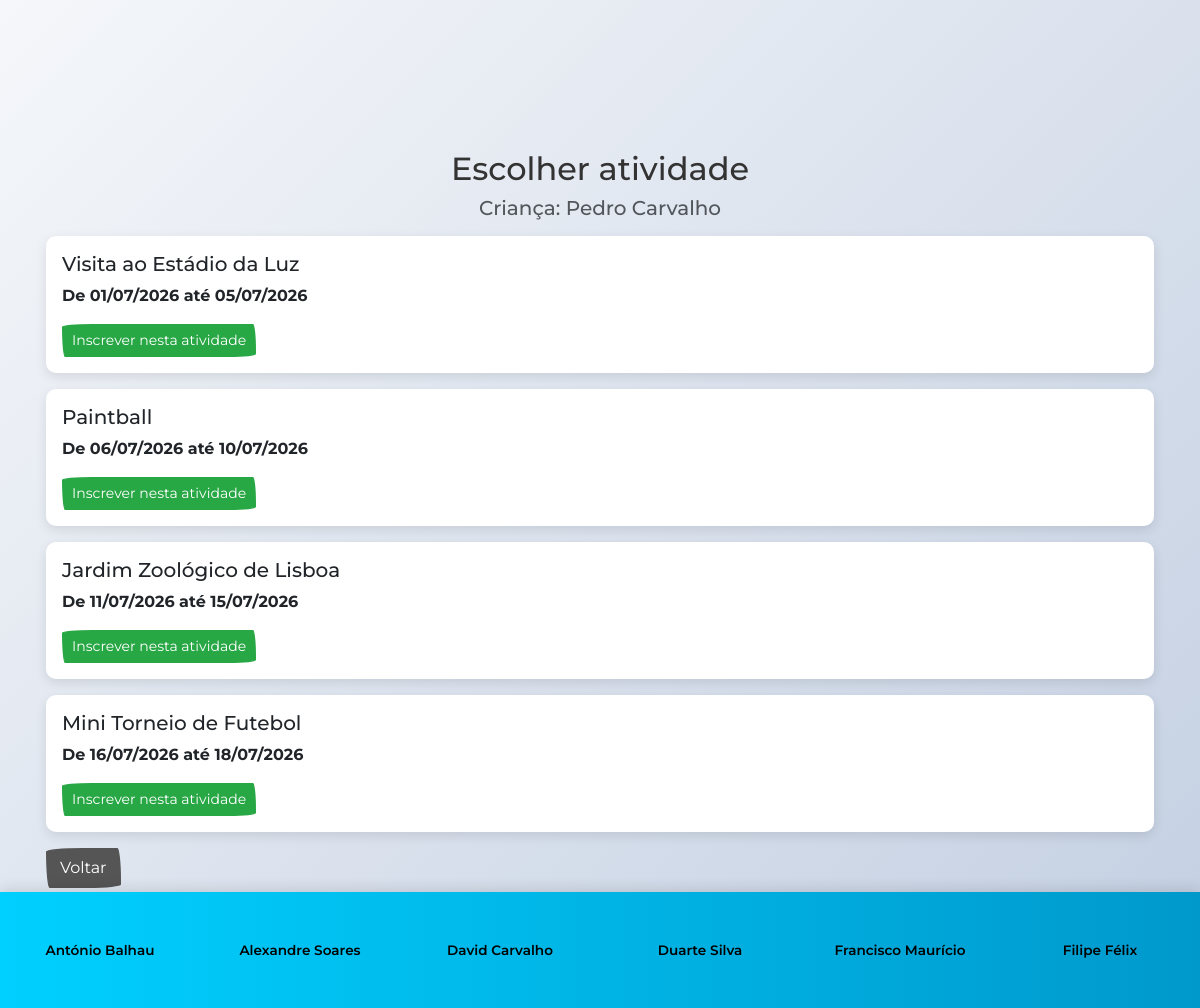
The app's page /inscrever.php?id=2 (signed in) with its own data.
### tables this page shows
CREATE TABLE IF NOT EXISTS aluno (
  id int(11) NOT NULL AUTO_INCREMENT,
  nome varchar(100) NOT NULL,
  data_nascimento date NOT NULL,
  enc_educacao int(11) NOT NULL,
  PRIMARY KEY (id),
  FOREIGN KEY (enc_educacao) REFERENCES enc_educacao(id)
);

CREATE TABLE IF NOT EXISTS atividade (
  id int(11) NOT NULL AUTO_INCREMENT,
  titulo varchar(100) NOT NULL,
  descricao text NOT NULL,
  imagem varchar(50) NOT NULL,
  data_inicio date NOT NULL,
  data_fim date NOT NULL,
  lotacao_max int(11) NOT NULL,
  PRIMARY KEY (id)
);

### inscrever.php (the view, shortened to what this page needs)
<?php
$id_user = intval($_SESSION['id_user']);
$nivel = intval($_SESSION['nivel']);
if (isset($_GET['id']) && ctype_digit($_GET['id'])) {
    $id_crianca = (int) $_GET['id'];
} elseif (isset($_POST['id_crianca']) && ctype_digit($_POST['id_crianca'])) {
    $id_crianca = (int) $_POST['id_crianca'];
} else {
    die("Aluno inválido");
}
$voltar = isset($_GET['voltar']) ? $_GET['voltar'] : 'gerir_criancas.php';
if ($nivel == 2) {
    $stmt_enc = mysqli_prepare($conn, "
        SELECT id
        FROM enc_educacao
        WHERE email = (
            SELECT email
            FROM utilizador
            WHERE id = ?
        )
    ");
    mysqli_stmt_bind_param($stmt_enc, "i", $id_user);
    mysqli_stmt_execute($stmt_enc);
    $res_enc = mysqli_stmt_get_result($stmt_enc);
    mysqli_stmt_close($stmt_enc);
    if (!$res_enc || mysqli_num_rows($res_enc) == 0) {
        redirecionarComErro('Encarregado não encontrado na base de dados.', 'erro.php');
    }
    $enc_data = mysqli_fetch_assoc($res_enc);
    $enc_id = intval($enc_data['id']);
    $stmt_aluno = mysqli_prepare($conn, "
        SELECT id, nome
        FROM aluno
        WHERE id = ?
        AND enc_educacao = ?
    ");
    mysqli_stmt_bind_param($stmt_aluno, "ii", $id_crianca, $enc_id);
    mysqli_stmt_execute($stmt_aluno);
    $res_aluno = mysqli_stmt_get_result($stmt_aluno);
    mysqli_stmt_close($stmt_aluno);
    if (!$res_aluno || mysqli_num_rows($res_aluno) == 0) {
        redirecionarComErro('Não tem permissão para inscrever esta criança.', 'gerir_criancas.php');
    }
    $aluno_atual = mysqli_fetch_assoc($res_aluno);
} elseif ($nivel == 1) {
    $stmt_aluno = mysqli_prepare($conn, "
        SELECT id, nome
        FROM aluno
        WHERE id = ?
    ");
    mysqli_stmt_bind_param($stmt_aluno, "i", $id_crianca);
    mysqli_stmt_execute($stmt_aluno);
    $res_aluno = mysqli_stmt_get_result($stmt_aluno);
    $aluno_atual = mysqli_fetch_assoc($res_aluno);
} else {
    redirecionarComErro('Acesso negado.', 'index.php');
}
$stmt_atividades = mysqli_prepare($conn, "
    SELECT *
    FROM atividade
    ORDER BY data_inicio
");
mysqli_stmt_execute($stmt_atividades);
$result = mysqli_stmt_get_result($stmt_atividades);
?>
<!DOCTYPE html>
<html lang="pt">
<head>
    <link rel="stylesheet" href="bootstrap.min.css">
    <link rel="stylesheet" href="style.css">
</head>
<body>
<div class="container" style="padding:2vh; margin-top: 30px;">
    <h2 class="text-center">Escolher atividade</h2>
    <h5 class="text-center text-muted">
        Criança: <?php echo htmlspecialchars($aluno_atual['nome']); ?>
    </h5>
    <?php while ($atividade = mysqli_fetch_assoc($result)) { ?>
        <div class="card mt-3 p-3">
            <h5><?php echo htmlspecialchars($atividade['titulo']); ?></h5>
            <p>
                De <?php echo date('d/m/Y', strtotime($atividade['data_inicio'])); ?>
                até <?php echo date('d/m/Y', strtotime($atividade['data_fim'])); ?>
            </p>
            <form method="post">
                <button type="submit" class="btn btn-success btn-sm">
                    Inscrever nesta atividade
                </button>
            </form>
        </div>
    <?php } ?>
    <div class="mt-3">
        <a href="<?php echo htmlspecialchars($voltar); ?>" class="btn btn-secondary">
            Voltar
        </a>
    </div>
</div>
<?php include './rodape.php'; ?>
</body>
</html>

### style.css (style rules this page uses)
* { margin: 0; padding: 0; box-sizing: border-box; }
body { font-family: 'Montserrat', sans-serif; background: linear-gradient(135deg, #f5f7fa 0%, #c3cfe2 100%); background-attachment: fixed; color: #333; }
.card { border: none; border-radius: 10px; box-shadow: 0 4px 12px rgba(0, 0, 0, 0.1); transition: all 0.3s ease; background: white; overflow: hidden; }
.container { padding-top: 120px !important; padding-bottom: 120px !important; }

### records on screen
aluno: nome "Pedro Carvalho"
atividade: titulo "Visita ao Estádio da Luz", data_inicio "01/07/2026", data_fim "05/07/2026"
atividade: titulo "Paintball", data_inicio "06/07/2026", data_fim "10/07/2026"
atividade: titulo "Jardim Zoológico de Lisboa", data_inicio "11/07/2026", data_fim "15/07/2026"
atividade: titulo "Mini Torneio de Futebol", data_inicio "16/07/2026", data_fim "18/07/2026"
